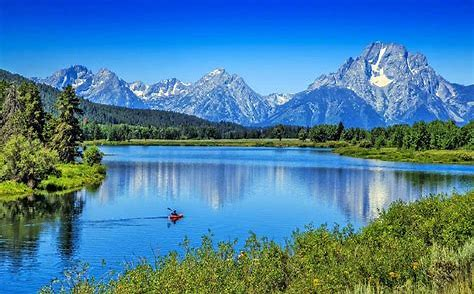
#> input picture OIP-C.jpg, 474 x 294 px; the run also reads 1 picture not shown here
$ python '图像粘贴.py'
#> lines starting #> are read from the running program, lines starting #| are printed output that depends on the picture
from PIL import Image

img=Image.open('./OIP-C.jpg')
#> img is the input picture: PIL image 474x294 RGB; mean R, G, B 71.9, 126, 160
img1=Image.open('./景色.jpg')
s=img.resize((200,200))
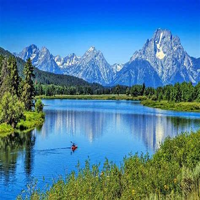
#> s: PIL image 200x200 RGB; mean R, G, B 71.9, 126, 160
img.paste(s,box=(100,100,300,300))
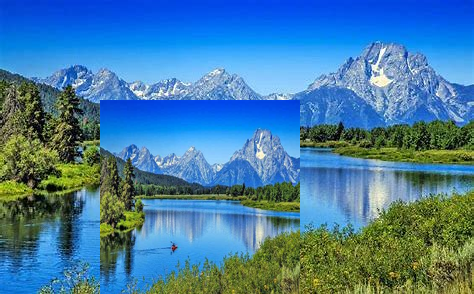
#> img: PIL image 474x294 RGB; mean R, G, B 68.7, 123.6, 160.6
img.show()
